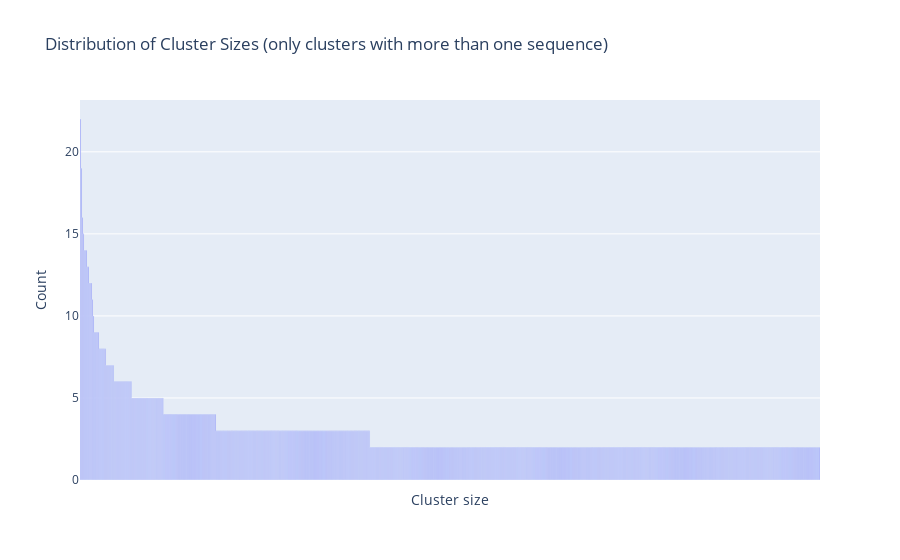

Notebook code cell kept with this figure:
### Code cell
import plotly.express as px


# count the occurrences of each unique value in the first column
value_counts = df[0].value_counts()

# filter to keep only those with count greater than 1
filtered_counts = value_counts[value_counts > 1]

#  create a bar chart using Plotly Express
fig = px.bar(
    x=filtered_counts.index, 
    y=filtered_counts.values,
    labels={'x': "Cluster size", 'y': "Count"},
    title="Distribution of Cluster Sizes (only clusters with more than one sequence)",
)

# hide x-axis labels and rotate them for better visibility
fig.update_layout(xaxis_tickangle=-90, xaxis_showticklabels=False)

fig.show()

### Figure 1 — Plotly figure (JSON) as saved in the notebook; plotly's stock layout.template omitted (floating-point values rounded to 4 significant figures; data arrays with more than 128 entries replaced by an {"elided": "..."} marker saying what was removed)
{"data": [{"alignmentgroup": "True", "hovertemplate": "Cluster size=%{x}<br>Count=%{y}<extra></extra>", "legendgroup": "", "marker": {"color": "#636efa", "pattern": {"shape": ""}}, "name": "", "offsetgroup": "", "orientation": "v", "showlegend": false, "textposition": "auto", "type": "bar", "x": {"elided": "746 str values"}, "xaxis": "x", "y": {"elided": "746 int values"}, "yaxis": "y"}], "layout": {"barmode": "relative", "legend": {"tracegroupgap": 0}, "title": {"text": "Distribution of Cluster Sizes (only clusters with more than one sequence)"}, "xaxis": {"anchor": "y", "domain": [0, 1], "showticklabels": false, "tickangle": -90, "title": {"text": "Cluster size"}}, "yaxis": {"anchor": "x", "domain": [0, 1], "title": {"text": "Count"}}}}
